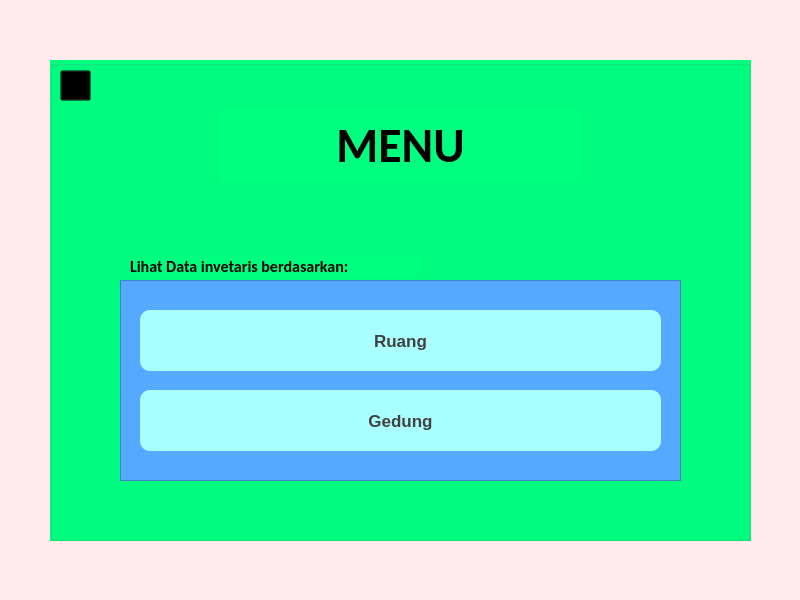
<?xml version="1.0" encoding="UTF-8"?>
<ui version="4.0">
 <class>Menu</class>
 <widget class="QMainWindow" name="Menu">
  <property name="geometry">
   <rect>
    <x>0</x>
    <y>0</y>
    <width>800</width>
    <height>600</height>
   </rect>
  </property>
  <property name="windowTitle">
   <string>Menu</string>
  </property>
  <property name="styleSheet">
   <string notr="true">background-color: rgb(255, 235, 235);</string>
  </property>
  <widget class="QWidget" name="centralwidget">
   <widget class="QGroupBox" name="Login_view">
    <property name="geometry">
     <rect>
      <x>50</x>
      <y>60</y>
      <width>701</width>
      <height>481</height>
     </rect>
    </property>
    <property name="autoFillBackground">
     <bool>false</bool>
    </property>
    <property name="styleSheet">
     <string notr="true">background-color: rgb(0, 255, 127);
color: qlineargradient(spread:reflect, x1:1, y1:1, x2:1, y2:0.494, stop:0 rgba(54, 54, 54, 199), stop:1 rgba(255, 255, 255, 255));
</string>
    </property>
    <property name="title">
     <string/>
    </property>
    <widget class="QLabel" name="label">
     <property name="geometry">
      <rect>
       <x>170</x>
       <y>50</y>
       <width>361</width>
       <height>71</height>
      </rect>
     </property>
     <property name="font">
      <font>
       <family>Calibri</family>
       <pointsize>36</pointsize>
       <weight>75</weight>
       <bold>true</bold>
      </font>
     </property>
     <property name="styleSheet">
      <string notr="true">color: rgb(0, 0, 0);</string>
     </property>
     <property name="text">
      <string>MENU</string>
     </property>
     <property name="alignment">
      <set>Qt::AlignCenter</set>
     </property>
    </widget>
    <widget class="QFrame" name="frame">
     <property name="geometry">
      <rect>
       <x>70</x>
       <y>220</y>
       <width>561</width>
       <height>201</height>
      </rect>
     </property>
     <property name="styleSheet">
      <string notr="true">background-color: rgb(85, 170, 255);</string>
     </property>
     <property name="frameShape">
      <enum>QFrame::StyledPanel</enum>
     </property>
     <property name="frameShadow">
      <enum>QFrame::Raised</enum>
     </property>
     <widget class="QPushButton" name="Gedung">
      <property name="geometry">
       <rect>
        <x>20</x>
        <y>110</y>
        <width>521</width>
        <height>61</height>
       </rect>
      </property>
      <property name="font">
       <font>
        <pointsize>13</pointsize>
        <weight>75</weight>
        <bold>true</bold>
       </font>
      </property>
      <property name="styleSheet">
       <string notr="true">color: rgb(65, 65, 65);
background-color: rgb(170, 255, 255);
border-radius : 10px;</string>
      </property>
      <property name="text">
       <string>Gedung</string>
      </property>
     </widget>
     <widget class="QPushButton" name="Ruang">
      <property name="geometry">
       <rect>
        <x>20</x>
        <y>30</y>
        <width>521</width>
        <height>61</height>
       </rect>
      </property>
      <property name="font">
       <font>
        <pointsize>13</pointsize>
        <weight>75</weight>
        <bold>true</bold>
       </font>
      </property>
      <property name="styleSheet">
       <string notr="true">color: rgb(65, 65, 65);
background-color: rgb(170, 255, 255);
border-radius : 10px;</string>
      </property>
      <property name="text">
       <string>Ruang</string>
      </property>
     </widget>
    </widget>
    <widget class="QLabel" name="label_2">
     <property name="geometry">
      <rect>
       <x>80</x>
       <y>196</y>
       <width>291</width>
       <height>20</height>
      </rect>
     </property>
     <property name="font">
      <font>
       <family>Calibri</family>
       <pointsize>12</pointsize>
       <weight>75</weight>
       <bold>true</bold>
      </font>
     </property>
     <property name="styleSheet">
      <string notr="true">color: rgb(0, 0, 0);</string>
     </property>
     <property name="text">
      <string>Lihat Data invetaris berdasarkan:</string>
     </property>
    </widget>
    <widget class="QPushButton" name="LogOutButton">
     <property name="geometry">
      <rect>
       <x>10</x>
       <y>10</y>
       <width>31</width>
       <height>31</height>
      </rect>
     </property>
     <property name="styleSheet">
      <string notr="true">background-color: transparent;</string>
     </property>
     <property name="text">
      <string/>
     </property>
    </widget>
    <widget class="QLabel" name="label_3">
     <property name="geometry">
      <rect>
       <x>10</x>
       <y>10</y>
       <width>31</width>
       <height>31</height>
      </rect>
     </property>
     <property name="text">
      <string/>
     </property>
     <property name="pixmap">
      <pixmap>icon/LogOut.png</pixmap>
     </property>
     <property name="scaledContents">
      <bool>true</bool>
     </property>
    </widget>
    <zorder>label</zorder>
    <zorder>frame</zorder>
    <zorder>label_2</zorder>
    <zorder>label_3</zorder>
    <zorder>LogOutButton</zorder>
   </widget>
  </widget>
 </widget>
 <resources/>
 <connections/>
</ui>
